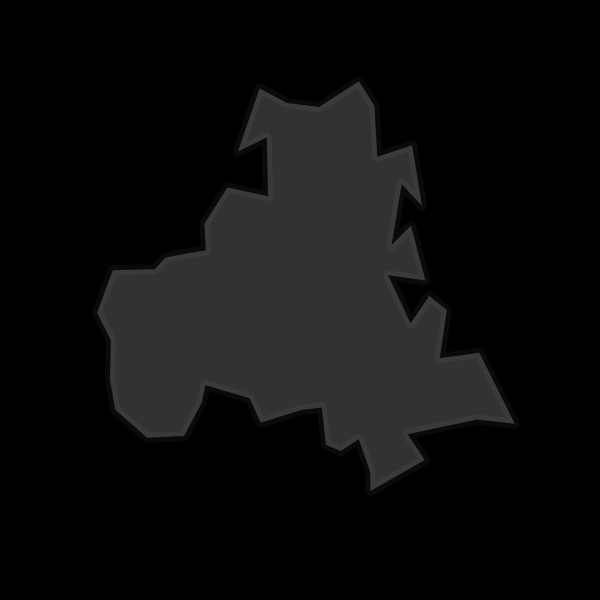
Frame 1 (no input)
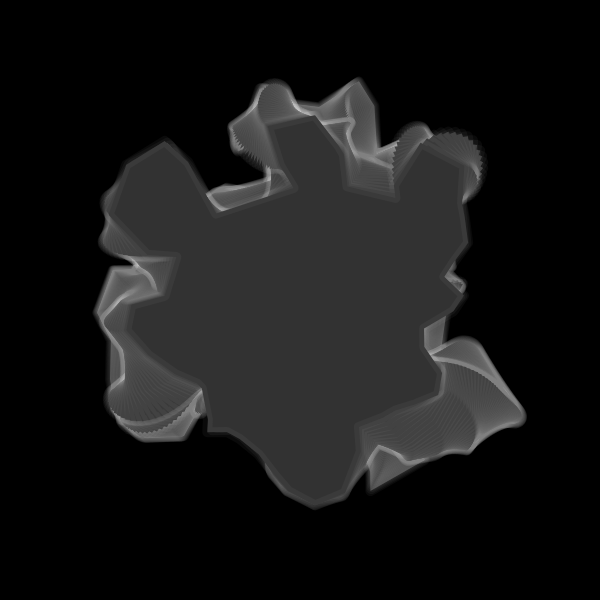
Frame 60 (no input)
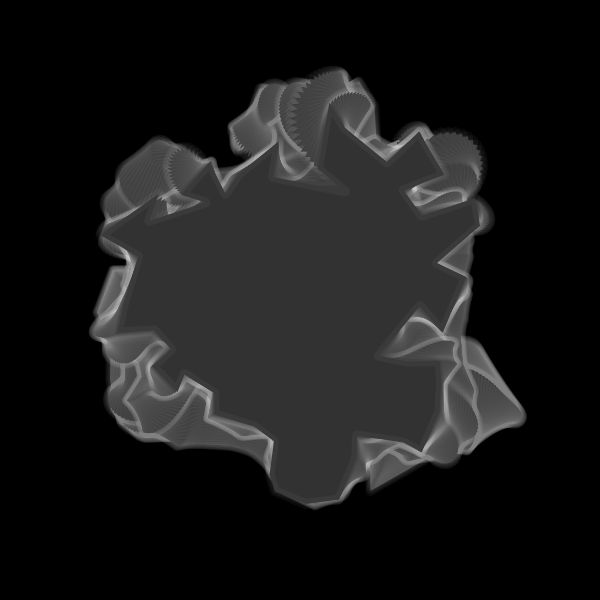
Frame 120 (the mouse pressed at the canvas centre since frame 60)

The p5.js sketch that drew these frames (run headless with seeded random() and noise() and a simulated clock; from frame 60 on, the mouse is pressed at the canvas centre):

// p5.js sketch
// ── sketch.js
//forked from kusakari 

let _aryLine = [];

let _minWidth;



function setObject() {
  _minWidth = min(width, height) * 0.8;
  strokeWeight(_minWidth/40);
  stroke(255);
  noFill();
  strokeJoin(ROUND);
  let numLine = 1;
  for (let i = 0; i < numLine; i++) {
    _aryLine[i] = new BendLine();
  }
}

function setup() {
  w = 600;
  var canvas;
    if(windowWidth>=600 && windowHeight >=600){
      canvas = createCanvas(600, 600);
    }
    else{
      canvas = createCanvas(windowWidth, windowHeight - 100);
    }

  var x = (windowWidth - width) / 2;
  var y = (windowHeight - height) / 2;

  canvas.position(x, y);
  background(0);
  setObject();
}



class BendLine {
  constructor() {
    this.r = _minWidth / 3;
    this.numPoints = 50;
    this.aryXy = [];
    for (let i = 0; i < this.numPoints; i++) {
      let ang = 2*PI / this.numPoints * i;
      this.aryXy[i] = createVector(this.r * cos(ang), this.r * sin(ang));
    }
    
    this.numBend = 10;
    this.aryRParameter = [];
    for (let i = 0; i < this.numBend; i++) {
      this.aryRParameter[i] = [this.r / 30 * 1**i, random(8*PI), 2*PI / random(100, 500)];//[max, init, speed]
    }
    this.aryinitAngParameter = [];
    for (let i = 0; i < this.numBend; i++) {
      this.aryinitAngParameter[i] = [2*PI, random(2*PI), 2*PI / random(200, 1000)];//[max, init, speed]
    }
    this.aryAngStep = [];
    for (let i = 0; i < this.numBend; i++) {
      this.aryAngStep[i] = 2*PI / this.numPoints * int(random(3, 8 + i));
    }
    this.numCycle = 4;
  }
  update() {
    this.updateR();
    this.updateInitAng();
    this.newAryXy = this.aryXy;
    for (let i = 0; i < this.numBend; i++) {
      this.newAryXy = bend(this.newAryXy, this.aryR[i], this.aryinitAng[i], this.aryAngStep[i], this.numCycle);
    }
  }
  updateR() {
    this.aryR = [];
    for (let i = 0; i < this.aryRParameter.length; i++) {
      this.aryR[i] = this.aryRParameter[i][0] * (sin(this.aryRParameter[i][1] + this.aryRParameter[i][2] * frameCount));
    }
  }
  updateInitAng() {
    this.aryinitAng = [];
    for (let i = 0; i < this.aryinitAngParameter.length; i++) {
      this.aryinitAng[i] = this.aryinitAngParameter[i][1] + this.aryinitAngParameter[i][0] * (cos(this.aryinitAngParameter[i][2] * frameCount));
    }
  }
  draw() {
    beginShape();
    for (let i = 0; i < this.newAryXy.length; i++) {
      vertex(this.newAryXy[i].x, this.newAryXy[i].y);
    }
    endShape(CLOSE);
  }
}

function bend(aryXy, r, initAng, angStep, numCycle) {
  let aryXy2 = aryXy;
  for (let j = 0; j < numCycle; j++) {
    let aryXyNew = [];
    for (let i = 0; i < aryXy2.length; i++) {
      let xy_1_2 = p5.Vector.sub(aryXy2[(i+1)%aryXy2.length], aryXy2[i]);
      let ang = initAng + angStep * i;
      xy_1_2.rotate(-PI/2).setMag(r * sin(ang));
      let xy = p5.Vector.add(aryXy2[i], xy_1_2);
      aryXyNew.push(xy);
    }
    aryXy2 = aryXyNew;
  }

  return aryXy2;
}

function draw() {
  background(0, 1);
  fill(50)
  stroke(255, 10)
  strokeWeight(10)
  translate(width/2, height/2);
  for (let i = 0; i < _aryLine.length; i++) {
    _aryLine[i].update();
    _aryLine[i].draw();
  }
}
